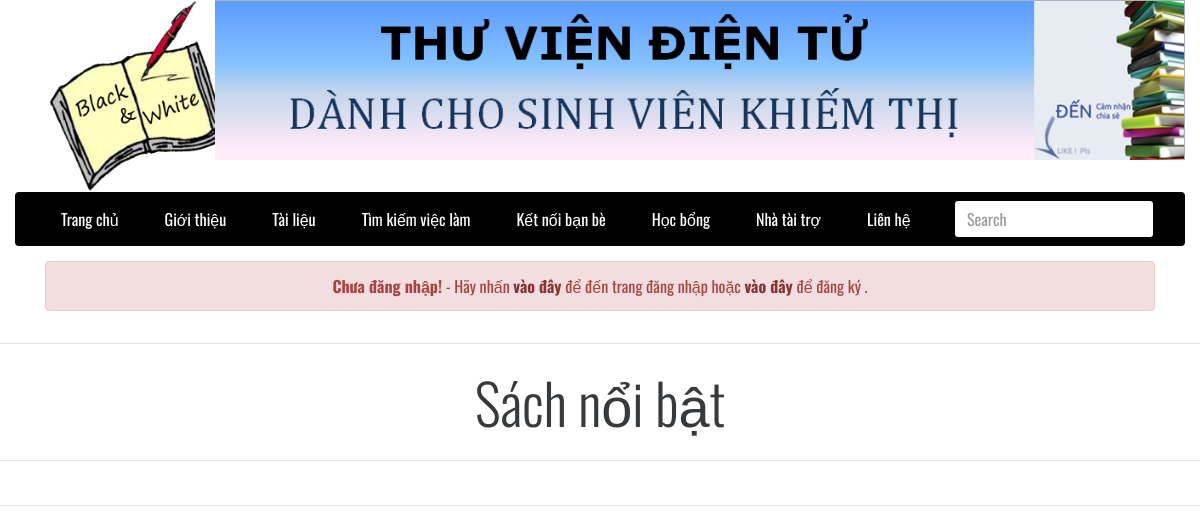
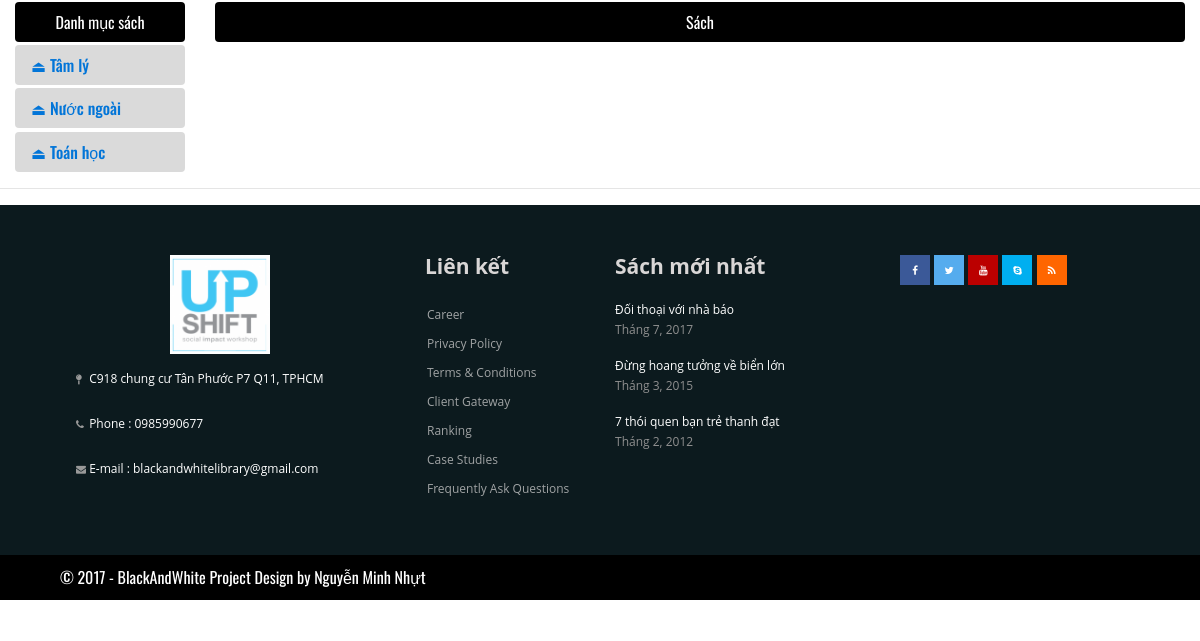
Before: / with the older database file (2 pictures, top to bottom).
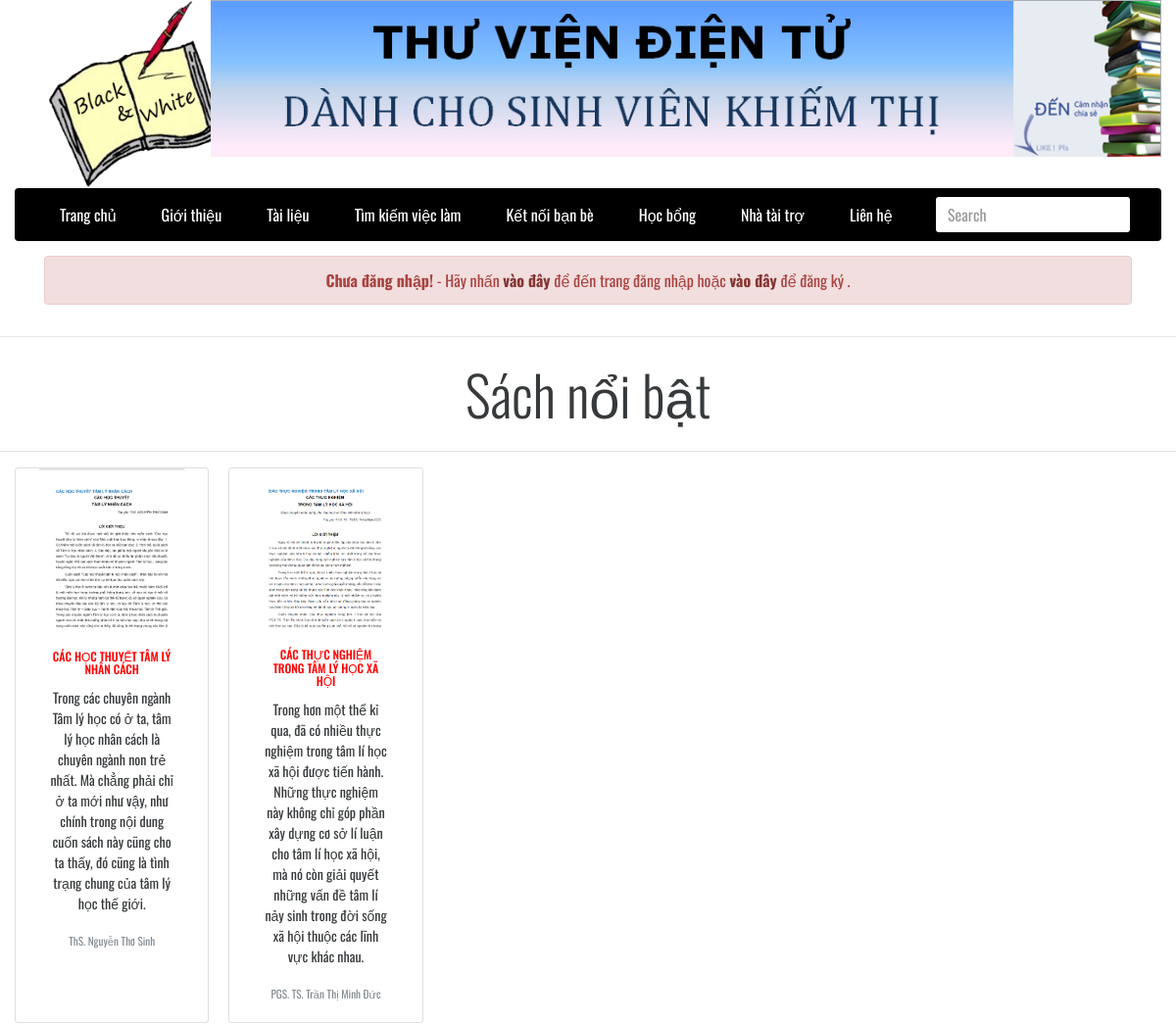
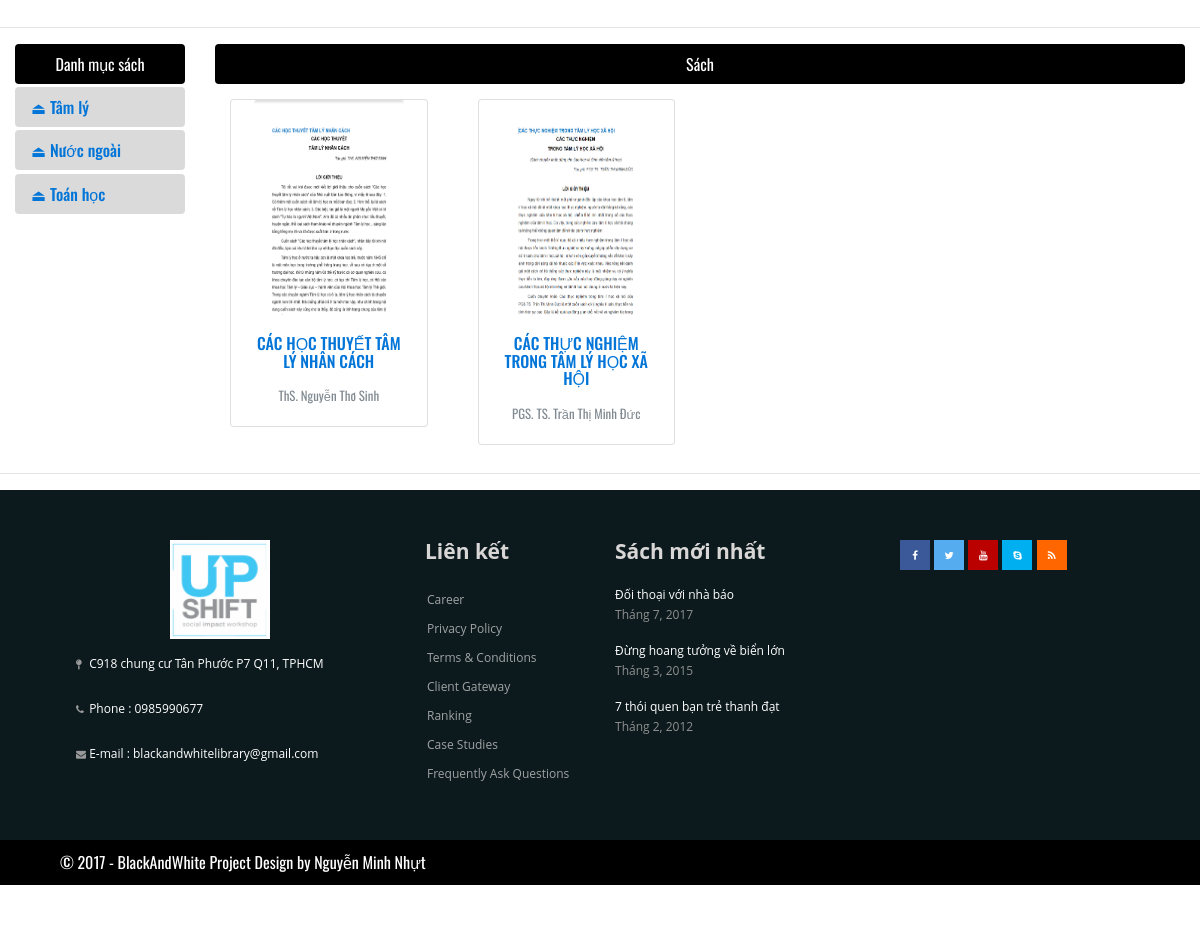
After: the same page with the newer database file (2 pictures, top to bottom).
### tables this page shows
CREATE TABLE `category` (
  `catid` int(10) NOT NULL,
  `catname` varchar(200) NOT NULL,
  `catnameseo` varchar(200) NOT NULL
);

CREATE TABLE `books` (
  `bookid` int(100) NOT NULL,
  `bookname` varchar(255) NOT NULL,
  `author` int(100) NOT NULL,
  `nxb` varchar(255) DEFAULT NULL,
  `year` int(100) DEFAULT NULL,
  `filename` varchar(255) NOT NULL,
  `link` text NOT NULL,
  `des` text NOT NULL,
  `catid` int(10) NOT NULL,
  `spec` tinyint(1) NOT NULL,
  `credits` tinyint(1) NOT NULL COMMENT 'bản quyền'
);

CREATE TABLE `author` (
  `authorid` int(100) NOT NULL,
  `authorname` varchar(255) NOT NULL
);

### class/Db.class.php (called while the page is built, shortened)
<?php
class Db{
	private $conn = null;
	public function __construct()
	{
		$host ="mysql:host=". HOST."; dbname=". DB_NAME;
		try
		{
			$this->conn = new PDO($host, DB_USER, DB_PASS);
			$this->conn->query("set names 'utf8' ");
		}
		catch (PDOException $e)
		{
			echo "Không thể kết nối cơ sở dữ liệu";
		}
	}
	public function __destruct()
	{
		$this->conn = null;
	}
	private function query($sql, $arr = array(), $mode = PDO::FETCH_ASSOC)
	{
		$pre = $this->conn->prepare($sql);
		if(!$pre->execute($arr))
		{
			echo "Không thể thực thi"; exit;
		}
		return $pre->fetchAll($mode);
	}
	public function select($sql, $arr = array(), $mode = PDO::FETCH_ASSOC)
	{
		return $this->query($sql, $arr, $mode);
	}
}
?>

### include/content.php (the view)
<div class="col-sm-10">
    <nav class="navbar navbar-default navbar-fnt navbar-backgrnd menu-primary showcase">
    <center><div class="nav-link active" href="#"><span>Sách</span></div></center>
  </nav>
  <div class="row showcases">
    <div class="col-sm-12 text-sm-center">
      <div class="card-deck-wrapper">
        <div class="card-deck">
          <?php
            $sql = "SELECT * FROM books INNER JOIN author ON books.author = author.authorid WHERE credits =0";
            $obj = new Db();
            $rows = $obj->select($sql);
            foreach ($rows as $row) {
          ?>
          <div class="col-sm-3">
            <div class="card bookoject">
            <a href="index.php?page=xem-sach&idbook=<?php echo $row['bookid']; ?>"><img class="card-img-top" src="upload/<?php echo $row['filename'];?>" alt="<?php echo $row['des'];?>" width="150px"></a>
              <div class="card-block">
                <a href="index.php?page=xem-sach&idbook=<?php echo $row['bookid']; ?>"><h4 class="card-title"><?php echo $row['bookname'];?></h4></a>
                <p class="card-text"><small class="text-muted"><?php echo $row['authorname'];?></small></p>
              </div>
            </div>
          </div>
          <?php } ?>
        </div>
      </div>
    </div>
  </div>
</div>

### include/favorite.php
<hr>
<p class="display-4 text-sm-center">Sách nổi bật</p>
<hr>
<div class="container-fluid favorite">
  <div class="row">
      <div class="col-xs-12 text-sm-center">
        <div class="card-deck-wrapper">
          <div class="card-deck">
            <?php
            $sql = "SELECT * FROM books INNER JOIN author ON books.author = author.authorid WHERE spec = 1 AND credits =0";
            $obj = new Db();
            $rows = $obj->select($sql);
            foreach ($rows as $row) {
            ?>
            <div class="card col-sm-2">
              <img class="card-img-top" src="upload/<?php echo $row['filename'];?>" alt="<?php echo $row['des'];?>" width="150px">
              <div class="card-block">
                <h4 class="card-title"><?php echo $row['bookname'];?></h4>
                <p class="card-text"><?php echo $row['des'];?></p>
                <p class="card-text"><small class="text-muted"><?php echo $row['authorname'];?></small></p>
              </div>
            </div>
            <?php } ?>
          </div>
        </div>
      </div>
  </div>
</div>
<hr>

### include/leftmenu.php
<div class="col-sm-2 menu-left">
  <ul class="nav nav-pills nav-stacked">
    <li class="nav-item">
      <div href="#" class="nav-link active category">Danh mục sách</div>
    </li>
    <?php
    $sql = "SELECT * FROM category";
    $obj = new Db();
    $rows = $obj->select($sql);
    foreach ($rows as $row) {
    ?>
    <li class="nav-item">
       <a href="index.php?danh-muc=<?php echo $row['catnameseo']; ?>" class="nav-link"><span class="glyphicon glyphicon-th"></span>⏏ <?php echo $row['catname']; ?></a>
    </li>
    <?php } ?>
  </ul>
</div>

Changed rows visible on the page:
now on this page (row edited): books: filename (picture), bookname "CÁC HỌC THUYẾT TÂM LÝ NHÂN CÁCH", des "Trong các chuyên ngành Tâm lý học có ở ta, tâm lý học nhân cách là chuyên ngành non trẻ nhất. Mà chẳng phải chỉ ở ta mới như vậy, như chính trong nội dung cuốn sách này cũng cho ta thấy, đó cũng là tình trạng chung của tâm lý học thế giới.", author.authorname "ThS. Nguyễn Thơ Sinh"
now on this page (row edited): books: filename (picture), bookname "CÁC THỰC NGHIỆM TRONG TÂM LÝ HỌC XÃ HỘI", des "Trong hơn một thể kỉ qua, đã có nhiều thực nghiệm trong tâm lí học xã hội được tiến hành. Những thực nghiệm này không chỉ góp phần xây dựng cơ sở lí luận cho tâm lí học xã hội, mà nó còn giải quyết những vấn đề tâm lí nảy sinh trong đời sống xã hội thuộc các lĩnh vực khác nhau.", author.authorname "PGS. TS. Trần Thị Minh Đức"
